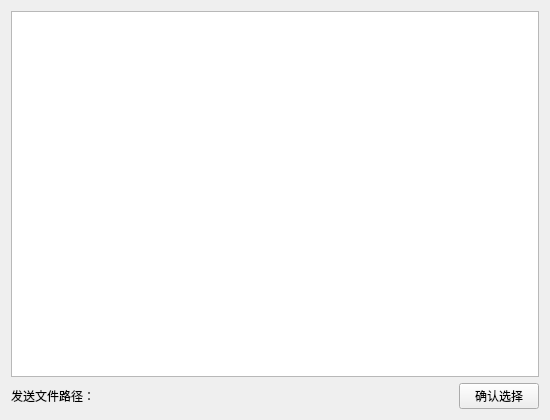
<?xml version="1.0" encoding="UTF-8"?>
<ui version="4.0">
 <class>ChooseLocalFile</class>
 <widget class="QWidget" name="ChooseLocalFile">
  <property name="geometry">
   <rect>
    <x>0</x>
    <y>0</y>
    <width>550</width>
    <height>420</height>
   </rect>
  </property>
  <property name="minimumSize">
   <size>
    <width>550</width>
    <height>420</height>
   </size>
  </property>
  <property name="maximumSize">
   <size>
    <width>550</width>
    <height>420</height>
   </size>
  </property>
  <property name="windowTitle">
   <string>ChooseLocalFile</string>
  </property>
  <layout class="QVBoxLayout" name="verticalLayout_2">
   <item>
    <widget class="QTreeView" name="treeView"/>
   </item>
   <item>
    <layout class="QHBoxLayout" name="horizontalLayout" stretch="1,0">
     <item>
      <widget class="QLabel" name="showLocalFile">
       <property name="text">
        <string>发送文件路径：</string>
       </property>
      </widget>
     </item>
     <item>
      <widget class="QPushButton" name="confirmLocalFile">
       <property name="text">
        <string>确认选择</string>
       </property>
      </widget>
     </item>
    </layout>
   </item>
  </layout>
 </widget>
 <layoutdefault spacing="6" margin="11"/>
 <resources/>
 <connections/>
</ui>
